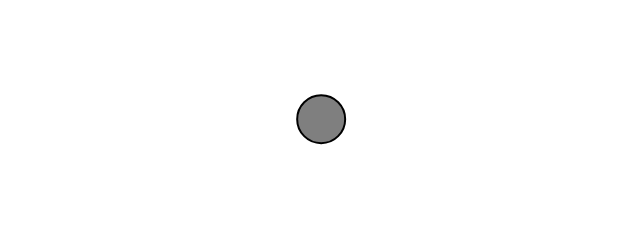
Frame 1 (no input)
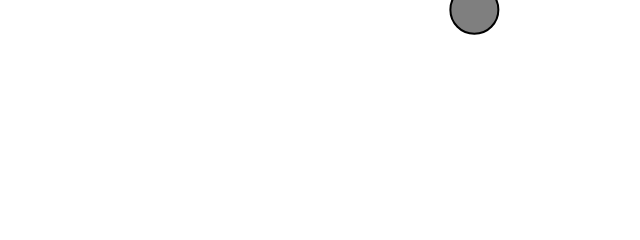
Frame 60 (no input)
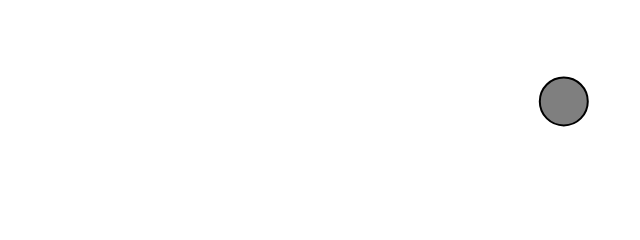
Frame 120 (the mouse pressed at the canvas centre since frame 60)

The p5.js sketch that drew these frames (run headless with seeded random() and noise() and a simulated clock; from frame 60 on, the mouse is pressed at the canvas centre):

// p5.js sketch
// ── sketch.js
// The Nature of Code
// Daniel Shiffman
// http://natureofcode.com

let mover;

function setup() {
  createCanvas(640, 240);
  mover = new Mover();
}

function draw() {
  background(255);

  mover.update();
  mover.checkEdges();
  mover.display();
}

// ── mover.js


// The Nature of Code
// Daniel Shiffman
// http://natureofcode.com

class Mover{
  constructor(){
    this.position = createVector(width/2,height/2);
    this.velocity = createVector();
    this.acceleration = createVector();
    this.topspeed = 5;
  }

  update() {
    this.acceleration = p5.Vector.random2D();
    this.acceleration.mult(random(2));

    this.velocity.add(this.acceleration);
    this.velocity.limit(this.topspeed);
    this.position.add(this.velocity);
  }

  display() {
    stroke(0);
    strokeWeight(2);
    fill(127);
    ellipse(this.position.x, this.position.y, 48, 48);
  }

  checkEdges() {

    if (this.position.x > width) {
      this.position.x = 0;
    }
    else if (this.position.x < 0) {
      this.position.x = width;
    }

    if (this.position.y > height) {
      this.position.y = 0;
    }
    else if (this.position.y < 0) {
      this.position.y = height;
    }
  }

}
